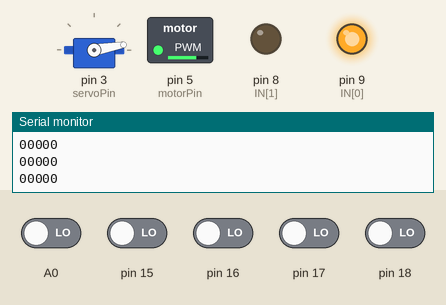
The program below on a simulated Arduino Uno, built with avr-gcc and run on an emulated ATmega328P. On the bench: servo, switched loads named in the program (green lamp = pin HIGH), output pins drawn as LEDs (lit = HIGH), the last lines printed to the serial monitor. The inputs (shaded band) are chosen by the test bench; at power-on: A0, pin 15–18 LOW.

Above: at 3.4 s.
3.5 s: pin 18 driven HIGH
At 4.7 s:
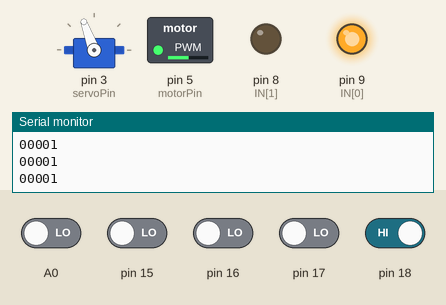
5.0 s: pin 16 driven HIGH and pin 17 driven HIGH
At 6.0 s:
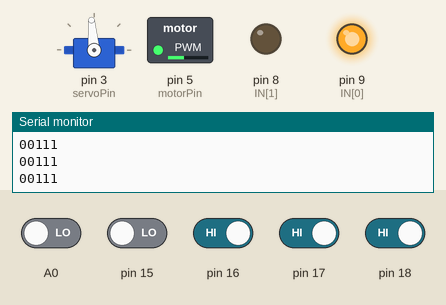
6.5 s: pin 15 driven HIGH
At 7.2 s:
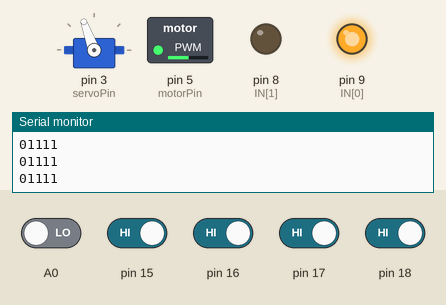
8.0 s: pin 15 driven LOW
At 8.4 s:
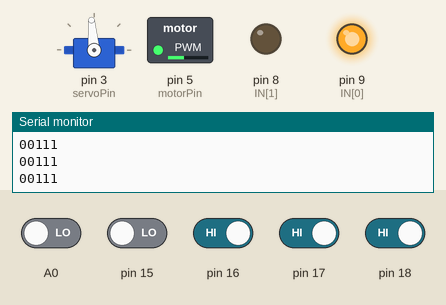
Timing chart, 0 to 10.5 s (numbered marks = the images above; inputs shaded):
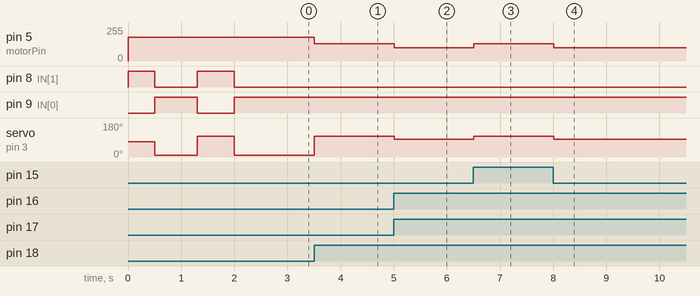

The program:

main.cpp
```cpp
#include <Arduino.h>
#include <Servo.h>
#include "StateMachine.h"
#include "PID.h"

// PID parameter for sensor. chỉ dùng khâu tỷ lệ
float kp = 7.5;
float ki = 0;
float kd = 0;

int IN[2] = {9, 8}; // input pin l298

#define motorPin 5 // anable A
#define servoPin 3 // PWM pin

int minSpeed = 100;
int maxSpeed = 180;
int maxLeftdegree = 10;     // góc servo trái
int maxRightdegree = 110;   // góc servo phải
int centerDegree = 80;      // góc servo giữa

int bias; // vị trí xe so với line
int prebias; // vị trí trước đó

bool firstRA = 1; // góc vuông đầu tiên
unsigned long timeGet;

Servo myservo;

StateMachine myState(&bias, &prebias);

PID mySensorPID(&kp, &ki, &kd);


void RAProcess(); // hàm quẹo góc vuông

void setup() {
  Serial.begin(115200);

  pinMode(IN[0],OUTPUT);//  l298 input pin
  pinMode(IN[1],OUTPUT);//  l298 input pin
  pinMode(motorPin, OUTPUT); //   motor pin PWM
  myservo.attach(servoPin); //  servo pin

}


void loop() {
  //đọc trạng thái xe
  bool rightAngle = myState.getState();
  // trả về true cho rightAngle nếu là góc vuông
  // vị trí xe đc trả về bias qua con trỏ.

  // xử lý góc vuông
  if (firstRA == 1 or ( (unsigned long) (millis() - timeGet) > 8000) )  {
  // nếu là góc vuông đầu or thời gian giữa hai lần quẹo góc vuông > 8s
  // tránh trường hơp nhận nhầm góc vuông ở các trường hợp khác

    if(bias == 5) { //trượt khỏi góc vuông thì lùi lại
      myservo.write(centerDegree+mySensorPID.Calcu(0));
      digitalWrite(IN[0], LOW);
      digitalWrite(IN[1], HIGH);
      analogWrite(motorPin, 180);
      delay(100);
    }

    if (rightAngle == 1)  { // xử lí góc vuông
      RAProcess();
      if (firstRA == 1)
        firstRA = 0;
      timeGet = millis();
    }
  }

  // xử lý các trường hợp k phải góc vuông
  if (abs(bias) <= 4) {
    myservo.write(centerDegree+mySensorPID.Calcu(bias));
    int speed = 0;

    switch(abs(bias)) { // tốc độ 4 cấp rẽ (trái phải gộp chung)
      case 0:
        speed = 100; // tốc độ đi thẳng
        break;
      case 1:
        speed = 90; // quẹo trái/phải cấp 1
        break;
      case 2:
        speed = 100;
        break;
      case 3:
        speed = 130;
        break;
      case 4:
        speed = 130; // quẹo trái/phải cấp 4
        break;

    }


    digitalWrite(IN[0], HIGH);
    digitalWrite(IN[1], LOW);
    analogWrite(motorPin, speed);


  }


  bias = prebias;


  delay(10);
}

void RAProcess()  { // xử lý góc vuông

    myservo.write(centerDegree+mySensorPID.Calcu(0)); //lùi thẳng
    digitalWrite(IN[0], LOW);
    digitalWrite(IN[1], HIGH);
    analogWrite(motorPin, 180);
    delay(400);

    myservo.write(centerDegree+mySensorPID.Calcu(-4)); // tiến trái
    digitalWrite(IN[0], HIGH);
    digitalWrite(IN[1], LOW);
    //analogWrite(motorPin, 180);
    delay(800);


    myservo.write(centerDegree+mySensorPID.Calcu(4)); // lùi trái
    digitalWrite(IN[0], LOW);
    digitalWrite(IN[1], HIGH);
    if (firstRA == 1) // góc vuông đầu
      delay(700);
    else delay(690); // góc vuông thứ hai

    myservo.write(centerDegree+mySensorPID.Calcu(-4)); //tiến trái
    digitalWrite(IN[0], HIGH);
    digitalWrite(IN[1], LOW);
    delay(650);


}
```

PID.h
```cpp
#ifndef PID_h
#define PID_h

class PID
{
private:
    float *myKp, *myki, *mykd;
    float error, previousError, P, I, D;
public:
    PID(float *kp, float *ki, float *kd);
    int Calcu(int input);
};


#endif
```

StateMachine.h
```cpp
#ifndef _StateMachine_h
#define _StateMachine_h

#if defined(ARDUINO) && ARDUINO >= 100
#include "Arduino.h"
#else
#include <WProgram.h>
#endif

#define debug // in ví trí xe lên serial (dùng tối ưu các góc)


class StateMachine
{
    public:

        StateMachine(int *Bias, int *preBias);
        bool getState();

    private:
        int *myBias;                    //Pointers to the Bias
        int *myPreBias;                 //Pointers to the PreBias
        int bias, prebias;

        void printBits(byte); // in giá vị trí xe lên serial.
        int readSensors(); // đọc giá trị sensor vào mảng bolean
        int bitArrayToInt32(bool arr[], int count); // boolean array to int

};


#endif
```

PID.cpp
```cpp
#include "PID.h"

PID::PID(float *kp, float *ki, float *kd) {
    myKp = kp;
    myki = ki;
    mykd = kd;
}

int PID::Calcu(int input)  {
    float kp = *myKp;
    float ki = *myki;
    float kd = *mykd;
    float pidValue = 0;
    error = input;

    P = error;
    I = I + error;
    D = error - previousError;
    previousError=error;

    if (error >= 0) pidValue = (kp*P) + (ki*I) + (kd*D); // cộng 10 vì góc giữa servo là 80. không đối xứng giữa góc phải 110 và trái 10;
    else pidValue = ((kp+10)*P) + (ki*I) + (kd*D);

    return pidValue;


}
```

StateMachine.cpp
```cpp
#include "StateMachine.h"

bool StateMachine::getState()   {
    // 1 là line trắng. 0 là nền đen
    prebias = *myPreBias;
    bias = *myBias;
    bool ret = 0; // sẽ trả về 1 nếu là góc vuông

    switch (readSensors())  { //xử lý các trường hợp

        case B11111: // trượt hẳn ra ngoài
            break;

        case B00000: //trượt  khỏi góc vuông
            bias = 5;
            ret = 1;
            break;

        case B10001: // nằm giữa 2 line trắng
            bias = prebias;
            break;

        case B11001: // trường hợp đặt biệt góc 120o
        case B10011:
            bias = 4;
            break;

        case B01111:    // xe nằm bên trái line cấp 4
        case B00001:
            if (prebias > 0)
                bias = 4;
            break;

        case B00011:    // xe nằm bên trái line cấp 3
            if (prebias > 0)
                bias = 4; // tối ưu cho góc 120o
            break;

        case B00111:    // xe nằm bên trái line cấp 2
            //if (prebias > 0)
                bias = 2;
            break;
            break;

        case B00110:    // xe nằm bên trái line cấp 1
            bias = 1;
            break;

        case B01110:    // xe giữa line
            bias = 0;
            break;

        case B01100:    // xe nằm bên phải line cấp 1
            bias = -1;
            break;

        case B11100:    // xe nằm bên phải line cấp 2
            //if (prebias < 0)
                bias = -2;
            break;

        case B11000:    // xe nằm bên phải line cấp 3
            if (prebias < 0)
                bias = -4; // tối ưu rẽ đường cong
            break;

        case B10000:    // xe nằm bên phải line cấp 4
            if (prebias < 0)
                bias = -4;
            break;


        case B11110:   // góc vuông
            if (abs(prebias) < abs(2))    {
                bias = -4;
                ret = 1;
            }
            break;

        case B11011:
            bias = prebias;
            break;


        default:
            break;
    }
    prebias = bias;
    *myBias = bias;
    *myPreBias = prebias;
    return ret;

}

StateMachine::StateMachine(int *Bias, int *preBias) {
    myBias = Bias;
    myPreBias = preBias;
}

void StateMachine::printBits(byte number)    {
    for(int i = 4; i >= 0; i--)
        Serial.print(bitRead(number,i));
    Serial.println();
}

int StateMachine::bitArrayToInt32(bool arr[], int count)    {
    int ret = 0;
    int tmp;
    for (int i = 0; i < count; i++) {
        tmp = arr[i];
        ret |= tmp << (count - i - 1);
    }
    #ifdef debug
    printBits(ret);
    #endif
    return ret;
}

int StateMachine::readSensors()    { //đọc sensor
    bool sensorValue[5] = {0}; // tạo mảng nhị phân chứa giá trị sensor
    for (int i = 0; i < 5; i++)
        sensorValue[i] = digitalRead(A0 + i); // đọc sensor
    return bitArrayToInt32(sensorValue, sizeof(sensorValue)/sizeof(bool)); // trả về giá trị sensor dưới dạng int


}
```

Measured:
- after the input at 3.5 s, pin 5 (motorPin): 180/255 → 130/255 at once; servo on pin 3 (servoPin): 10° → 110° at once
- after the input at 5.0 s, pin 5 (motorPin): 130/255 → 100/255 at once; servo on pin 3 (servoPin): 110° → 95° at once
- after the input at 6.5 s, pin 5 (motorPin): 100/255 → 130/255 at once; servo on pin 3 (servoPin): 95° → 110° at once
- after the input at 8.0 s, pin 5 (motorPin): 130/255 → 100/255 at once; servo on pin 3 (servoPin): 110° → 95° at once
